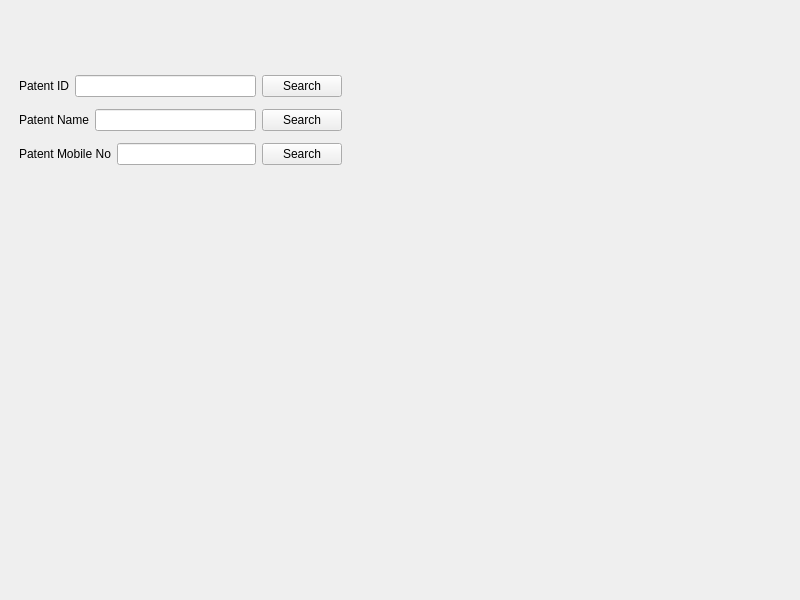
<?xml version="1.0" encoding="UTF-8"?>
<ui version="4.0">
 <class>MedSee</class>
 <widget class="QWidget" name="MedSee">
  <property name="geometry">
   <rect>
    <x>0</x>
    <y>0</y>
    <width>800</width>
    <height>600</height>
   </rect>
  </property>
  <property name="windowTitle">
   <string>MedSee</string>
  </property>
  <widget class="QStackedWidget" name="stackedWidget">
   <property name="geometry">
    <rect>
     <x>0</x>
     <y>10</y>
     <width>791</width>
     <height>621</height>
    </rect>
   </property>
   <property name="styleSheet">
    <string notr="true">alternate-background-color: rgb(0, 0, 0);
border-color: rgb(0, 0, 0);</string>
   </property>
   <property name="currentIndex">
    <number>3</number>
   </property>
   <widget class="QWidget" name="loginPage">
    <widget class="QWidget" name="verticalLayoutWidget">
     <property name="geometry">
      <rect>
       <x>10</x>
       <y>60</y>
       <width>160</width>
       <height>80</height>
      </rect>
     </property>
     <layout class="QVBoxLayout" name="verticalLayout">
      <item>
       <layout class="QHBoxLayout" name="horizontalLayout">
        <item>
         <widget class="QLabel" name="label">
          <property name="text">
           <string>Username</string>
          </property>
         </widget>
        </item>
        <item>
         <widget class="QLineEdit" name="lineEdit"/>
        </item>
       </layout>
      </item>
      <item>
       <layout class="QHBoxLayout" name="horizontalLayout_2">
        <item>
         <widget class="QLabel" name="label_2">
          <property name="text">
           <string>Password</string>
          </property>
         </widget>
        </item>
        <item>
         <widget class="QLineEdit" name="lineEdit_2"/>
        </item>
       </layout>
      </item>
      <item>
       <widget class="QPushButton" name="loginButton">
        <property name="text">
         <string>Login</string>
        </property>
       </widget>
      </item>
     </layout>
    </widget>
   </widget>
   <widget class="QWidget" name="nursePage">
    <widget class="QPushButton" name="addVisitPageButton">
     <property name="geometry">
      <rect>
       <x>29</x>
       <y>20</y>
       <width>121</width>
       <height>61</height>
      </rect>
     </property>
     <property name="text">
      <string>Add Visit</string>
     </property>
    </widget>
    <widget class="QPushButton" name="editPatentPageButton">
     <property name="geometry">
      <rect>
       <x>29</x>
       <y>110</y>
       <width>121</width>
       <height>61</height>
      </rect>
     </property>
     <property name="text">
      <string>Edit Patent</string>
     </property>
    </widget>
    <widget class="QPushButton" name="seeReportPageButton">
     <property name="geometry">
      <rect>
       <x>180</x>
       <y>110</y>
       <width>121</width>
       <height>61</height>
      </rect>
     </property>
     <property name="text">
      <string>See Report</string>
     </property>
    </widget>
    <widget class="QPushButton" name="searchPatentPageButton">
     <property name="geometry">
      <rect>
       <x>180</x>
       <y>20</y>
       <width>121</width>
       <height>61</height>
      </rect>
     </property>
     <property name="text">
      <string>Search/View Patent</string>
     </property>
    </widget>
   </widget>
   <widget class="QWidget" name="addVisitTotalPage">
    <widget class="QStackedWidget" name="addVisitStackedWidget">
     <property name="geometry">
      <rect>
       <x>0</x>
       <y>10</y>
       <width>411</width>
       <height>391</height>
      </rect>
     </property>
     <widget class="QWidget" name="addVisitSearchPage">
      <widget class="QWidget" name="verticalLayoutWidget_2">
       <property name="geometry">
        <rect>
         <x>30</x>
         <y>40</y>
         <width>323</width>
         <height>104</height>
        </rect>
       </property>
       <layout class="QVBoxLayout" name="verticalLayout_2">
        <item>
         <layout class="QHBoxLayout" name="horizontalLayout_3">
          <item>
           <widget class="QLabel" name="label_3">
            <property name="text">
             <string>Patent ID</string>
            </property>
           </widget>
          </item>
          <item>
           <widget class="QLineEdit" name="lineEdit_3"/>
          </item>
          <item>
           <widget class="QPushButton" name="addVisitSearchButtonByID">
            <property name="text">
             <string>Search</string>
            </property>
           </widget>
          </item>
         </layout>
        </item>
        <item>
         <layout class="QHBoxLayout" name="horizontalLayout_4">
          <item>
           <widget class="QLabel" name="label_4">
            <property name="text">
             <string>Patent Name</string>
            </property>
           </widget>
          </item>
          <item>
           <widget class="QLineEdit" name="lineEdit_4"/>
          </item>
          <item>
           <widget class="QPushButton" name="addVisitSearchButtonByName">
            <property name="text">
             <string>Search</string>
            </property>
           </widget>
          </item>
         </layout>
        </item>
        <item>
         <layout class="QHBoxLayout" name="horizontalLayout_5">
          <item>
           <widget class="QLabel" name="label_5">
            <property name="text">
             <string>Patent Mobile No</string>
            </property>
           </widget>
          </item>
          <item>
           <widget class="QLineEdit" name="lineEdit_5"/>
          </item>
          <item>
           <widget class="QPushButton" name="addVisitSearchButtonByMobileNo">
            <property name="text">
             <string>Search</string>
            </property>
           </widget>
          </item>
         </layout>
        </item>
       </layout>
      </widget>
     </widget>
     <widget class="QWidget" name="addNewPatentPage">
      <widget class="QWidget" name="verticalLayoutWidget_3">
       <property name="geometry">
        <rect>
         <x>10</x>
         <y>60</y>
         <width>281</width>
         <height>272</height>
        </rect>
       </property>
       <layout class="QVBoxLayout" name="verticalLayout_3">
        <item>
         <layout class="QHBoxLayout" name="horizontalLayout_8">
          <item>
           <widget class="QLabel" name="label_8">
            <property name="text">
             <string>Full Name</string>
            </property>
           </widget>
          </item>
          <item>
           <widget class="QLineEdit" name="lineEdit_8"/>
          </item>
         </layout>
        </item>
        <item>
         <layout class="QHBoxLayout" name="horizontalLayout_16">
          <item>
           <widget class="QLabel" name="label_16">
            <property name="text">
             <string>Gender</string>
            </property>
           </widget>
          </item>
          <item>
           <widget class="QLineEdit" name="lineEdit_16"/>
          </item>
         </layout>
        </item>
        <item>
         <layout class="QHBoxLayout" name="horizontalLayout_15">
          <item>
           <widget class="QLabel" name="label_15">
            <property name="text">
             <string>Date of Birth</string>
            </property>
           </widget>
          </item>
          <item>
           <widget class="QLineEdit" name="lineEdit_15"/>
          </item>
         </layout>
        </item>
        <item>
         <layout class="QHBoxLayout" name="horizontalLayout_14">
          <item>
           <widget class="QLabel" name="label_14">
            <property name="text">
             <string>Issuer of Patient ID</string>
            </property>
           </widget>
          </item>
          <item>
           <widget class="QLineEdit" name="lineEdit_14"/>
          </item>
         </layout>
        </item>
        <item>
         <layout class="QHBoxLayout" name="horizontalLayout_12">
          <item>
           <widget class="QLabel" name="label_12">
            <property name="text">
             <string>Patient ID</string>
            </property>
           </widget>
          </item>
          <item>
           <widget class="QLineEdit" name="lineEdit_12"/>
          </item>
         </layout>
        </item>
        <item>
         <layout class="QHBoxLayout" name="horizontalLayout_10">
          <item>
           <widget class="QLabel" name="label_10">
            <property name="text">
             <string>Mobile No</string>
            </property>
           </widget>
          </item>
          <item>
           <widget class="QLineEdit" name="lineEdit_10"/>
          </item>
         </layout>
        </item>
        <item>
         <layout class="QHBoxLayout" name="horizontalLayout_11">
          <item>
           <widget class="QLabel" name="label_11">
            <property name="text">
             <string>Id Type</string>
            </property>
           </widget>
          </item>
          <item>
           <widget class="QLineEdit" name="lineEdit_11"/>
          </item>
         </layout>
        </item>
        <item>
         <layout class="QHBoxLayout" name="horizontalLayout_7">
          <item>
           <widget class="QLabel" name="label_7">
            <property name="text">
             <string>Id No</string>
            </property>
           </widget>
          </item>
          <item>
           <widget class="QLineEdit" name="lineEdit_7"/>
          </item>
         </layout>
        </item>
        <item>
         <layout class="QHBoxLayout" name="horizontalLayout_6">
          <item>
           <widget class="QLabel" name="label_6">
            <property name="text">
             <string>Notes</string>
            </property>
           </widget>
          </item>
          <item>
           <widget class="QLineEdit" name="lineEdit_6"/>
          </item>
         </layout>
        </item>
        <item>
         <widget class="QPushButton" name="addPatentButton">
          <property name="text">
           <string>Add Patient</string>
          </property>
         </widget>
        </item>
       </layout>
      </widget>
     </widget>
     <widget class="QWidget" name="addVisitPage">
      <widget class="QWidget" name="verticalLayoutWidget_4">
       <property name="geometry">
        <rect>
         <x>50</x>
         <y>30</y>
         <width>281</width>
         <height>272</height>
        </rect>
       </property>
       <layout class="QVBoxLayout" name="verticalLayout_4">
        <item>
         <layout class="QHBoxLayout" name="horizontalLayout_9">
          <item>
           <widget class="QLabel" name="label_9">
            <property name="text">
             <string>Visit ID</string>
            </property>
           </widget>
          </item>
          <item>
           <widget class="QLineEdit" name="lineEdit_9"/>
          </item>
         </layout>
        </item>
        <item>
         <layout class="QHBoxLayout" name="horizontalLayout_17">
          <item>
           <widget class="QLabel" name="label_17">
            <property name="text">
             <string>Patient ID</string>
            </property>
           </widget>
          </item>
          <item>
           <widget class="QLineEdit" name="lineEdit_17"/>
          </item>
         </layout>
        </item>
        <item>
         <layout class="QHBoxLayout" name="horizontalLayout_18">
          <item>
           <widget class="QLabel" name="label_18">
            <property name="text">
             <string>Nurse User ID</string>
            </property>
           </widget>
          </item>
          <item>
           <widget class="QLineEdit" name="lineEdit_18"/>
          </item>
         </layout>
        </item>
        <item>
         <layout class="QHBoxLayout" name="horizontalLayout_19">
          <item>
           <widget class="QLabel" name="label_19">
            <property name="text">
             <string>Weight</string>
            </property>
           </widget>
          </item>
          <item>
           <widget class="QLineEdit" name="lineEdit_19"/>
          </item>
         </layout>
        </item>
        <item>
         <layout class="QHBoxLayout" name="horizontalLayout_13">
          <item>
           <widget class="QLabel" name="label_13">
            <property name="text">
             <string>Height</string>
            </property>
           </widget>
          </item>
          <item>
           <widget class="QLineEdit" name="lineEdit_13"/>
          </item>
         </layout>
        </item>
        <item>
         <layout class="QHBoxLayout" name="horizontalLayout_20">
          <item>
           <widget class="QLabel" name="label_20">
            <property name="text">
             <string>Blood Pressure</string>
            </property>
           </widget>
          </item>
          <item>
           <widget class="QLineEdit" name="lineEdit_20"/>
          </item>
         </layout>
        </item>
        <item>
         <layout class="QHBoxLayout" name="horizontalLayout_21">
          <item>
           <widget class="QLabel" name="label_21">
            <property name="text">
             <string>Admitted Diagnosis Discription</string>
            </property>
           </widget>
          </item>
          <item>
           <widget class="QLineEdit" name="lineEdit_21"/>
          </item>
         </layout>
        </item>
        <item>
         <layout class="QHBoxLayout" name="horizontalLayout_22">
          <item>
           <widget class="QLabel" name="label_22">
            <property name="text">
             <string>Date of Visit</string>
            </property>
           </widget>
          </item>
          <item>
           <widget class="QLineEdit" name="lineEdit_22"/>
          </item>
         </layout>
        </item>
        <item>
         <layout class="QHBoxLayout" name="horizontalLayout_23">
          <item>
           <widget class="QLabel" name="label_23">
            <property name="text">
             <string>Notes</string>
            </property>
           </widget>
          </item>
          <item>
           <widget class="QLineEdit" name="lineEdit_23"/>
          </item>
         </layout>
        </item>
        <item>
         <widget class="QPushButton" name="addVisitButton">
          <property name="text">
           <string>Add Visit</string>
          </property>
         </widget>
        </item>
       </layout>
      </widget>
     </widget>
     <widget class="QWidget" name="addingVisitSuccessfulPage">
      <widget class="QLabel" name="label_24">
       <property name="geometry">
        <rect>
         <x>76</x>
         <y>150</y>
         <width>221</width>
         <height>20</height>
        </rect>
       </property>
       <property name="text">
        <string>Addition of Visit got successful</string>
       </property>
      </widget>
     </widget>
    </widget>
   </widget>
   <widget class="QWidget" name="editPatentTotalPage">
    <widget class="QStackedWidget" name="editPatentStackedWidget">
     <property name="geometry">
      <rect>
       <x>19</x>
       <y>9</y>
       <width>331</width>
       <height>291</height>
      </rect>
     </property>
     <widget class="QWidget" name="editPatentSearchPage">
      <widget class="QWidget" name="verticalLayoutWidget_5">
       <property name="geometry">
        <rect>
         <x>0</x>
         <y>50</y>
         <width>323</width>
         <height>104</height>
        </rect>
       </property>
       <layout class="QVBoxLayout" name="verticalLayout_5">
        <item>
         <layout class="QHBoxLayout" name="horizontalLayout_24">
          <item>
           <widget class="QLabel" name="label_25">
            <property name="text">
             <string>Patent ID</string>
            </property>
           </widget>
          </item>
          <item>
           <widget class="QLineEdit" name="lineEdit_24"/>
          </item>
          <item>
           <widget class="QPushButton" name="editPatentSearchButtonByID">
            <property name="text">
             <string>Search</string>
            </property>
           </widget>
          </item>
         </layout>
        </item>
        <item>
         <layout class="QHBoxLayout" name="horizontalLayout_25">
          <item>
           <widget class="QLabel" name="label_26">
            <property name="text">
             <string>Patent Name</string>
            </property>
           </widget>
          </item>
          <item>
           <widget class="QLineEdit" name="lineEdit_25"/>
          </item>
          <item>
           <widget class="QPushButton" name="editPatentSearchButtonByName">
            <property name="text">
             <string>Search</string>
            </property>
           </widget>
          </item>
         </layout>
        </item>
        <item>
         <layout class="QHBoxLayout" name="horizontalLayout_26">
          <item>
           <widget class="QLabel" name="label_27">
            <property name="text">
             <string>Patent Mobile No</string>
            </property>
           </widget>
          </item>
          <item>
           <widget class="QLineEdit" name="lineEdit_26"/>
          </item>
          <item>
           <widget class="QPushButton" name="editPatentSearchButtonByMobileNo">
            <property name="text">
             <string>Search</string>
            </property>
           </widget>
          </item>
         </layout>
        </item>
       </layout>
      </widget>
     </widget>
     <widget class="QWidget" name="editPatentPage">
      <widget class="QWidget" name="verticalLayoutWidget_6">
       <property name="geometry">
        <rect>
         <x>40</x>
         <y>0</y>
         <width>281</width>
         <height>191</height>
        </rect>
       </property>
       <layout class="QVBoxLayout" name="verticalLayout_6">
        <item>
         <layout class="QHBoxLayout" name="horizontalLayout_32">
          <item>
           <widget class="QLabel" name="label_33">
            <property name="text">
             <string>Mobile No</string>
            </property>
           </widget>
          </item>
          <item>
           <widget class="QLineEdit" name="lineEdit_32"/>
          </item>
         </layout>
        </item>
        <item>
         <layout class="QHBoxLayout" name="horizontalLayout_33">
          <item>
           <widget class="QLabel" name="label_34">
            <property name="text">
             <string>Id Type</string>
            </property>
           </widget>
          </item>
          <item>
           <widget class="QLineEdit" name="lineEdit_33"/>
          </item>
         </layout>
        </item>
        <item>
         <layout class="QHBoxLayout" name="horizontalLayout_34">
          <item>
           <widget class="QLabel" name="label_35">
            <property name="text">
             <string>Id No</string>
            </property>
           </widget>
          </item>
          <item>
           <widget class="QLineEdit" name="lineEdit_34"/>
          </item>
         </layout>
        </item>
        <item>
         <layout class="QHBoxLayout" name="horizontalLayout_35">
          <item>
           <widget class="QLabel" name="label_36">
            <property name="text">
             <string>Notes</string>
            </property>
           </widget>
          </item>
          <item>
           <widget class="QLineEdit" name="lineEdit_35"/>
          </item>
         </layout>
        </item>
        <item>
         <widget class="QPushButton" name="editPatentButton">
          <property name="text">
           <string>Edit Patient</string>
          </property>
         </widget>
        </item>
       </layout>
      </widget>
     </widget>
     <widget class="QWidget" name="editingPatentSuccessfulPage">
      <widget class="QLabel" name="label_28">
       <property name="geometry">
        <rect>
         <x>90</x>
         <y>110</y>
         <width>211</width>
         <height>16</height>
        </rect>
       </property>
       <property name="text">
        <string>Editing Patent Successful</string>
       </property>
      </widget>
     </widget>
    </widget>
   </widget>
   <widget class="QWidget" name="searchPatentPage"/>
   <widget class="QWidget" name="seeReportPage"/>
  </widget>
 </widget>
 <resources/>
 <connections/>
</ui>
